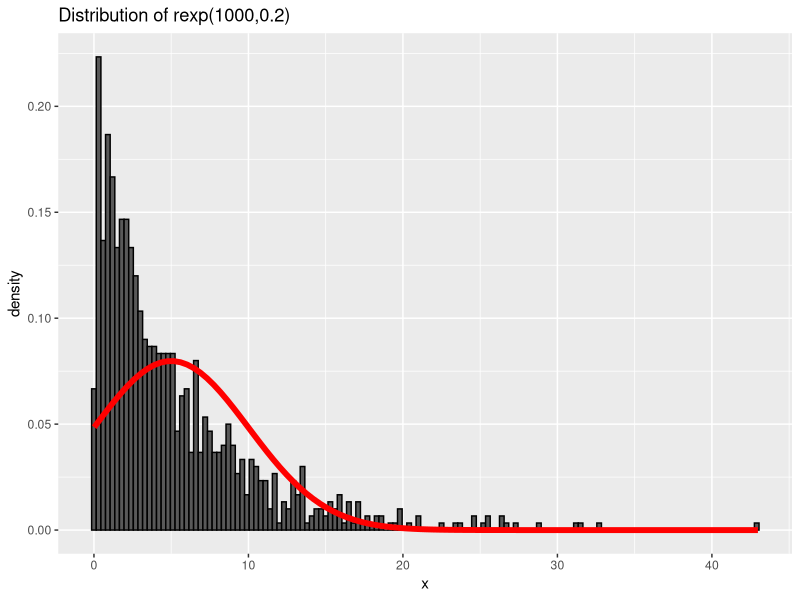
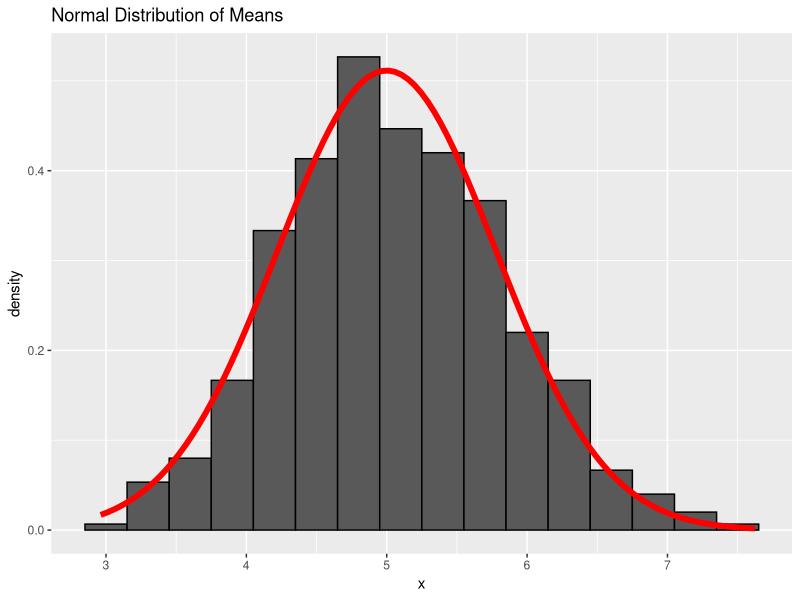
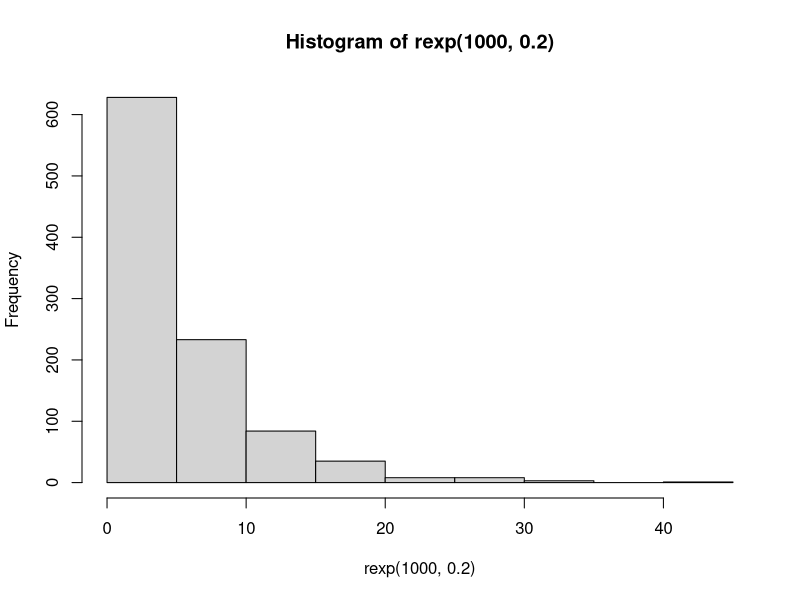

R code for these plots, in order:
set.seed(1506)
lambda=0.2
mns=NULL
rowBuilder<-function(){
  #for(i in 1:40){
    mns<-c(mns,(rexp(40,lambda)))  
  #}
  mns[41]=mean(mns)
  mns[42]=mean(mns)
return (mns)
}
answer=matrix(rowBuilder(),nrow=1)
for(i in 2:1000){
  answer<-rbind(rowBuilder(),answer)
    
}
mean(answer[,41])
sd(answer[,41])
var(answer[,41])


cumMeans=vector()
cumMeans[1]=answer[1,41]
accumulator=answer[1,41]
for(i in 2:1000){
  cumMeans[i]=(answer[i,41]+accumulator)/i
  accumulator=accumulator+answer[i,41]
}

library(ggplot2)
g<-ggplot(data.frame(x=1:1000,y=cumMeans),aes(x=x,y=y))
g<- g+scale_y_continuous(limits=c(4,6))
g<-g+geom_hline(yintercept=5)+geom_line(size=1,color='red')
g<-g+labs(x='Number of Sample Means Observations',y='Cumulative Mean')
g<-g+ggtitle("Cumulative Sample Means Converge toward Theoretical Mean")

set.seed(1506)
dat=data.frame(x=rexp(1000,0.2))
h<-ggplot(dat,aes(x=x))+
  geom_histogram(binwidth=.3,colour='black',aes(y=..density..))
h<-h+ggtitle("Distribution of rexp(1000,0.2)")
h=h+stat_function(fun = dnorm,colour="red",args=list(mean=5,sd=5),size=2)
h

dat1=data.frame(x=answer[1:1000,41])
i<-ggplot(dat1,aes(x=x))+
geom_histogram(binwidth=.3,colour='black',aes(y=..density..))
i=i+ggtitle("Normal Distribution of Means")
i=i+stat_function(fun = dnorm,colour="red",args=list(mean=5,sd=0.78),size=2)
i

set.seed(1506)
hist(rexp(1000,0.2))

